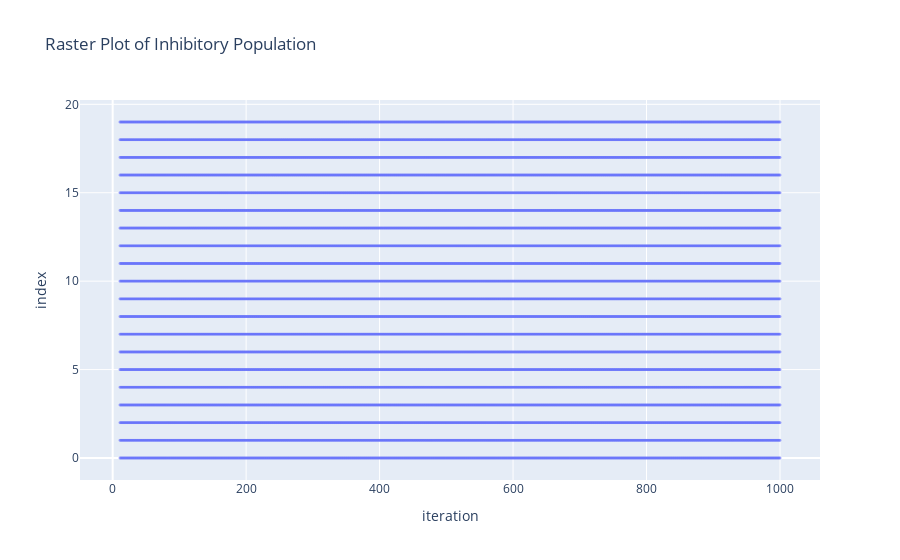
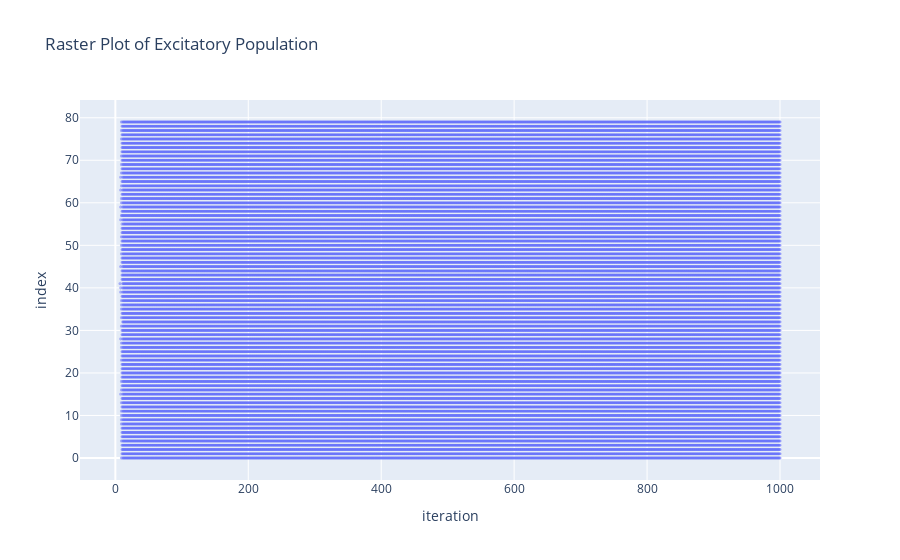
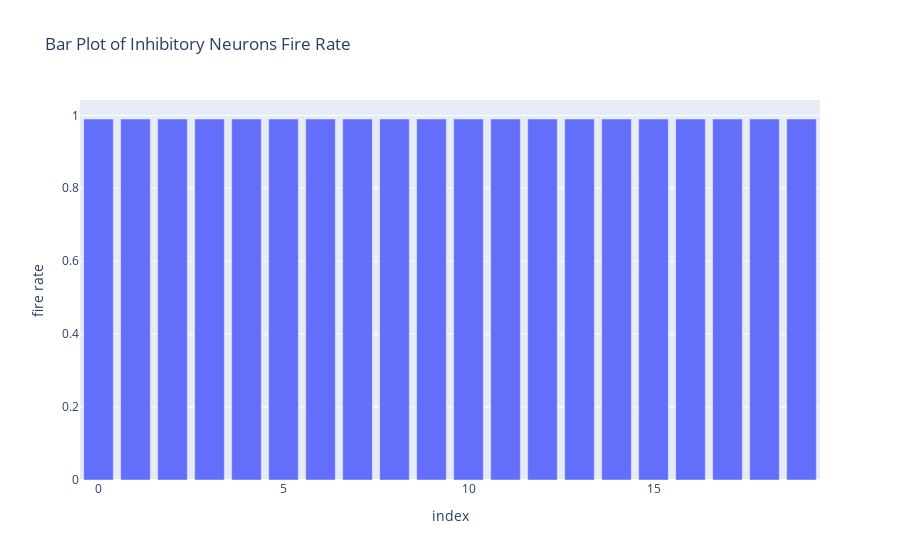
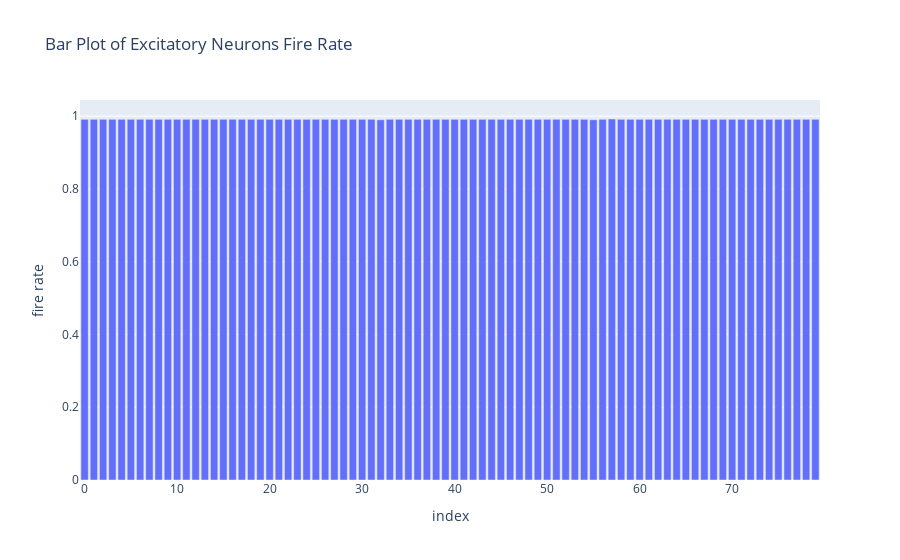

Notebook cell for these charts, in order:
### Code cell
plot_balanced_network(net, ITER)

### Figure 1 — Plotly figure (JSON) as saved in the notebook; plotly's stock layout.template omitted (floating-point values rounded to 4 significant figures; data arrays with more than 128 entries replaced by an {"elided": "..."} marker saying what was removed)
{"data": [{"hovertemplate": "x=%{x}<br>y=%{y}<extra></extra>", "legendgroup": "", "marker": {"color": "#636efa", "opacity": 0.5, "size": 3, "symbol": "circle"}, "mode": "markers", "name": "", "showlegend": false, "type": "scattergl", "x": {"elided": "19800 int values"}, "xaxis": "x", "y": {"elided": "19800 int values"}, "yaxis": "y"}], "layout": {"legend": {"tracegroupgap": 0}, "title": {"text": "Raster Plot of Inhibitory Population"}, "xaxis": {"anchor": "y", "domain": [0, 1], "title": {"text": "iteration"}}, "yaxis": {"anchor": "x", "domain": [0, 1], "title": {"text": "index"}}}}

### Figure 2 — Plotly figure (JSON) as saved in the notebook; plotly's stock layout.template omitted (floating-point values rounded to 4 significant figures; data arrays with more than 128 entries replaced by an {"elided": "..."} marker saying what was removed)
{"data": [{"hovertemplate": "x=%{x}<br>y=%{y}<extra></extra>", "legendgroup": "", "marker": {"color": "#636efa", "opacity": 0.5, "size": 3, "symbol": "circle"}, "mode": "markers", "name": "", "showlegend": false, "type": "scattergl", "x": {"elided": "79279 int values"}, "xaxis": "x", "y": {"elided": "79279 int values"}, "yaxis": "y"}], "layout": {"legend": {"tracegroupgap": 0}, "title": {"text": "Raster Plot of Excitatory Population"}, "xaxis": {"anchor": "y", "domain": [0, 1], "title": {"text": "iteration"}}, "yaxis": {"anchor": "x", "domain": [0, 1], "title": {"text": "index"}}}}

### Figure 3 — Plotly figure (JSON) as saved in the notebook; plotly's stock layout.template omitted (floating-point values rounded to 4 significant figures)
{"data": [{"alignmentgroup": "True", "hovertemplate": "x=%{x}<br>y=%{y}<extra></extra>", "legendgroup": "", "marker": {"color": "#636efa", "pattern": {"shape": ""}}, "name": "", "offsetgroup": "", "orientation": "v", "showlegend": false, "textposition": "auto", "type": "bar", "x": [0, 1, 2, 3, 4, 5, 6, 7, 8, 9, 10, 11, 12, 13, 14, 15, 16, 17, 18, 19], "xaxis": "x", "y": [0.99, 0.99, 0.99, 0.99, 0.99, 0.99, 0.99, 0.99, 0.99, 0.99, 0.99, 0.99, 0.99, 0.99, 0.99, 0.99, 0.99, 0.99, 0.99, 0.99], "yaxis": "y"}], "layout": {"barmode": "relative", "legend": {"tracegroupgap": 0}, "title": {"text": "Bar Plot of Inhibitory Neurons Fire Rate"}, "xaxis": {"anchor": "y", "domain": [0, 1], "title": {"text": "index"}}, "yaxis": {"anchor": "x", "domain": [0, 1], "title": {"text": "fire rate"}}}}

### Figure 4 — Plotly figure (JSON) as saved in the notebook; plotly's stock layout.template omitted (floating-point values rounded to 4 significant figures)
{"data": [{"alignmentgroup": "True", "hovertemplate": "x=%{x}<br>y=%{y}<extra></extra>", "legendgroup": "", "marker": {"color": "#636efa", "pattern": {"shape": ""}}, "name": "", "offsetgroup": "", "orientation": "v", "showlegend": false, "textposition": "auto", "type": "bar", "x": [0, 1, 2, 3, 4, 5, 6, 7, 8, 9, 10, 11, 12, 13, 14, 15, 16, 17, 18, 19, 20, 21, 22, 23, 24, 25, 26, 27, 28, 29, 30, 31, 32, 33, 34, 35, 36, 37, 38, 39, 40, 41, 42, 43, 44, 45, 46, 47, 48, 49, 50, 51, 52, 53, 54, 55, 56, 57, 58, 59, 60, 61, 62, 63, 64, 65, 66, 67, 68, 69, 70, 71, 72, 73, 74, 75, 76, 77, 78, 79], "xaxis": "x", "y": [0.991, 0.991, 0.991, 0.991, 0.991, 0.991, 0.991, 0.991, 0.991, 0.991, 0.991, 0.991, 0.991, 0.991, 0.991, 0.991, 0.991, 0.991, 0.991, 0.991, 0.991, 0.991, 0.991, 0.991, 0.991, 0.991, 0.991, 0.991, 0.991, 0.991, 0.991, 0.991, 0.99, 0.991, 0.991, 0.991, 0.991, 0.991, 0.991, 0.991, 0.991, 0.991, 0.991, 0.991, 0.991, 0.991, 0.991, 0.991, 0.991, 0.991, 0.991, 0.991, 0.991, 0.991, 0.991, 0.99, 0.991, 0.992, 0.991, 0.991, 0.991, 0.991, 0.991, 0.991, 0.991, 0.991, 0.991, 0.991, 0.991, 0.991, 0.991, 0.991, 0.991, 0.991, 0.991, 0.991, 0.991, 0.991, 0.991, 0.991], "yaxis": "y"}], "layout": {"barmode": "relative", "legend": {"tracegroupgap": 0}, "title": {"text": "Bar Plot of Excitatory Neurons Fire Rate"}, "xaxis": {"anchor": "y", "domain": [0, 1], "title": {"text": "index"}}, "yaxis": {"anchor": "x", "domain": [0, 1], "title": {"text": "fire rate"}}}}
